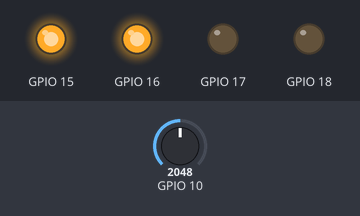
Simulated run of this program. Board: ESP32-S3. Parts: output pins drawn as LEDs (lit = HIGH). Inputs (shaded band) come from the test bench; at power-on: GPIO 10 = 2048.

Above: at 1.2 s.
1.3 s: GPIO 10 set to 2390
2.8 s: GPIO 10 set to 2454
At 3.8 s:
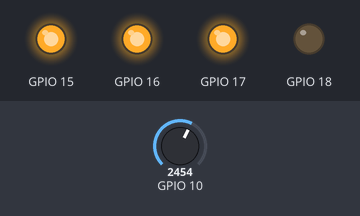
4.3 s: GPIO 10 set to 3207
5.8 s: GPIO 10 set to 3270
At 7.0 s:
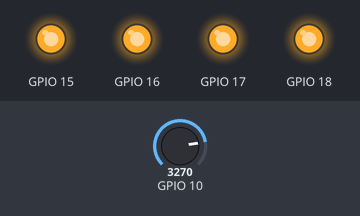
7.3 s: GPIO 10 set to 1578
At 8.4 s:
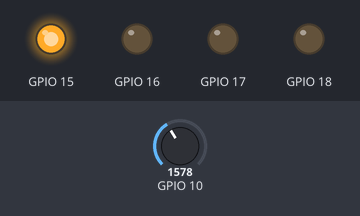
8.8 s: GPIO 10 set to 1660
At 9.5 s:
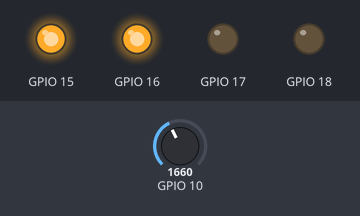
Timing chart, 0 to 11.3 s (numbered marks = the images above; inputs shaded):
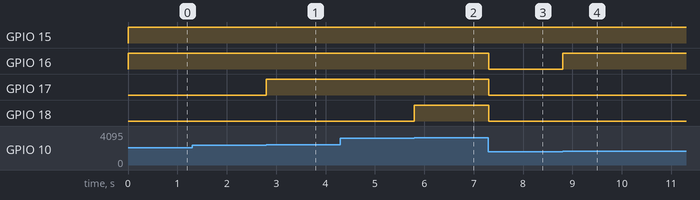

The program:

main.cpp
```cpp
#include <Arduino.h>

void setup() {
  pinMode(15 ,OUTPUT);
  pinMode(16 ,OUTPUT);
  pinMode(17 ,OUTPUT);
  pinMode(18 ,OUTPUT);
}

void loop() {
  int saidaPot = analogRead(10);

  if(saidaPot < 809){
    digitalWrite(15, LOW);
  }
  if(saidaPot >= 809){ /*eu podia ter feito com else, ia ficar menos feio*/
    digitalWrite(15, HIGH);
  }

  if(saidaPot >= 1618){
    digitalWrite(16, HIGH);
  }
  if(saidaPot < 1618){
    digitalWrite(16, LOW);
  }

  if(saidaPot >= 2427){
    digitalWrite(17, HIGH);
  }
  if(saidaPot < 2427){
    digitalWrite(17, LOW);
  }

  if(saidaPot >= 3236){
    digitalWrite(18, HIGH);
  }
  if(saidaPot < 3236){
    digitalWrite(18, LOW);
  }
}
```

Measured:
- the behaviour switches between 2426 and 2427 on GPIO 10 (found by bisection; images 0 and 1)
- the behaviour switches between 3235 and 3236 on GPIO 10 (found by bisection; images 1 and 2)
- the behaviour switches between 1617 and 1618 on GPIO 10 (found by bisection; images 3 and 4)
- after the input at 1.3 s, every drawn part: stays the same
- after the input at 2.8 s, GPIO 17: LOW → HIGH at once
- after the input at 4.3 s, every drawn part: stays the same
- after the input at 5.8 s, GPIO 18: LOW → HIGH at once
- after the input at 7.3 s, GPIO 16–18: HIGH → LOW at once
- after the input at 8.8 s, GPIO 16: LOW → HIGH at once
